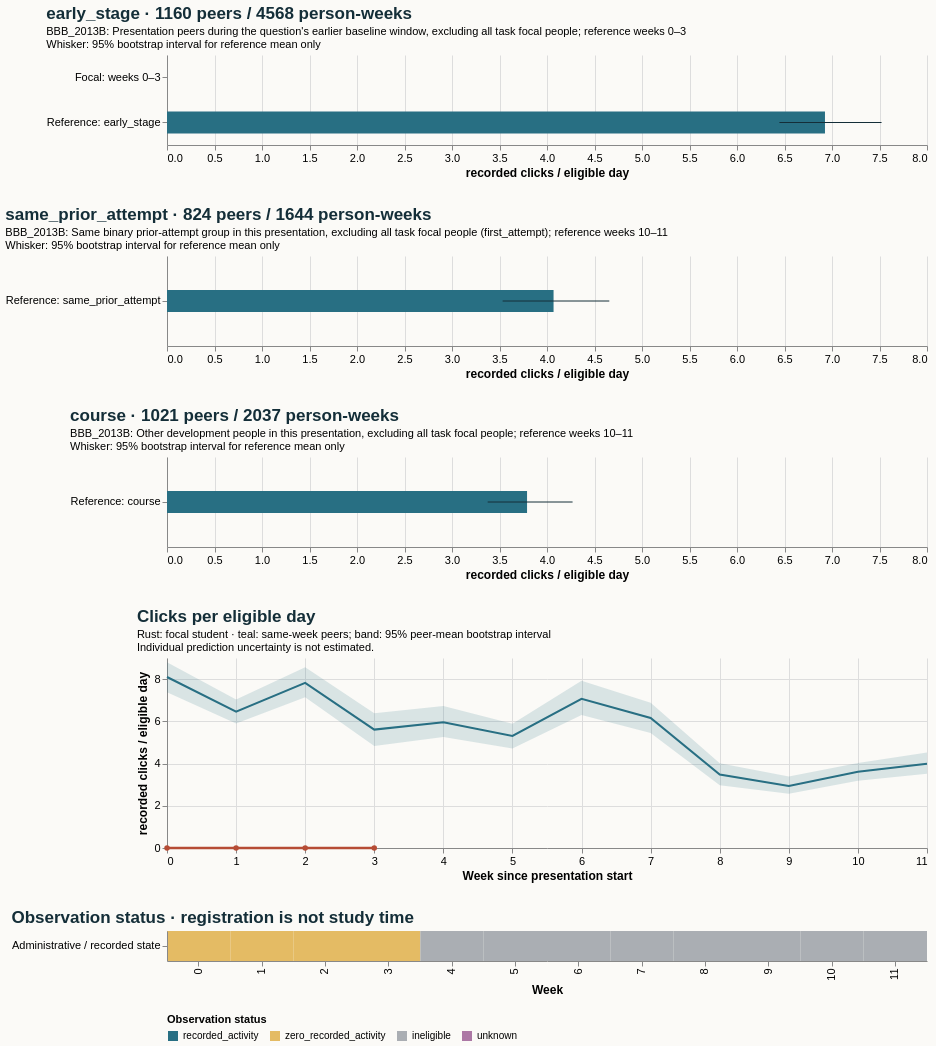

This figure's Vega-Lite source:
### Vega-Lite specification from a JSON file in a GitHub repository (floating-point values rounded to 4 significant figures)
{"$schema": "https://vega.github.io/schema/vega-lite/v5.20.1.json", "config": {"axis": {"labelFontSize": 11, "titleFontSize": 12}, "background": "#fbfaf7", "font": "sans-serif", "title": {"anchor": "start", "color": "#142e38", "fontSize": 17, "subtitleFontSize": 11}, "view": {"continuousHeight": 300, "continuousWidth": 300, "stroke": null}}, "datasets": {"data-48df08d29fc2197103df3b79484dc260": [{"hi": null, "lo": null, "series": "Focal: weeks 10–11", "value": null}, {"hi": 4.269, "lo": 3.376, "series": "Reference: course", "value": 3.79}], "data-742c6a8fb82c8370de9a3a588a9fd194": [{"eligible_days": 7.0, "end_day": 6, "logging_completeness": "unknown", "observation_status": "zero_recorded_activity", "row": "Administrative / recorded state", "score_status": "withheld_release_time_unknown", "start_day": 0, "value": 0.0, "week": 0}, {"eligible_days": 7.0, "end_day": 13, "logging_completeness": "unknown", "observation_status": "zero_recorded_activity", "row": "Administrative / recorded state", "score_status": "withheld_release_time_unknown", "start_day": 7, "value": 0.0, "week": 1}, {"eligible_days": 7.0, "end_day": 20, "logging_completeness": "unknown", "observation_status": "zero_recorded_activity", "row": "Administrative / recorded state", "score_status": "withheld_release_time_unknown", "start_day": 14, "value": 0.0, "week": 2}, {"eligible_days": 6.0, "end_day": 27, "logging_completeness": "unknown", "observation_status": "zero_recorded_activity", "row": "Administrative / recorded state", "score_status": "withheld_release_time_unknown", "start_day": 21, "value": 0.0, "week": 3}, {"eligible_days": 0.0, "end_day": 34, "logging_completeness": "unknown", "observation_status": "ineligible", "row": "Administrative / recorded state", "score_status": "withheld_release_time_unknown", "start_day": 28, "value": null, "week": 4}, {"eligible_days": 0.0, "end_day": 41, "logging_completeness": "unknown", "observation_status": "ineligible", "row": "Administrative / recorded state", "score_status": "withheld_release_time_unknown", "start_day": 35, "value": null, "week": 5}, {"eligible_days": 0.0, "end_day": 48, "logging_completeness": "unknown", "observation_status": "ineligible", "row": "Administrative / recorded state", "score_status": "withheld_release_time_unknown", "start_day": 42, "value": null, "week": 6}, {"eligible_days": 0.0, "end_day": 55, "logging_completeness": "unknown", "observation_status": "ineligible", "row": "Administrative / recorded state", "score_status": "withheld_release_time_unknown", "start_day": 49, "value": null, "week": 7}, {"eligible_days": 0.0, "end_day": 62, "logging_completeness": "unknown", "observation_status": "ineligible", "row": "Administrative / recorded state", "score_status": "withheld_release_time_unknown", "start_day": 56, "value": null, "week": 8}, {"eligible_days": 0.0, "end_day": 69, "logging_completeness": "unknown", "observation_status": "ineligible", "row": "Administrative / recorded state", "score_status": "withheld_release_time_unknown", "start_day": 63, "value": null, "week": 9}, {"eligible_days": 0.0, "end_day": 76, "logging_completeness": "unknown", "observation_status": "ineligible", "row": "Administrative / recorded state", "score_status": "withheld_release_time_unknown", "start_day": 70, "value": null, "week": 10}, {"eligible_days": 0.0, "end_day": 83, "logging_completeness": "unknown", "observation_status": "ineligible", "row": "Administrative / recorded state", "score_status": "withheld_release_time_unknown", "start_day": 77, "value": null, "week": 11}], "data-929c4fb248b72f2f45c859cddc202397": [{"hi": null, "lo": null, "series": "Focal: weeks 0–3", "value": 0.0}, {"hi": 7.522, "lo": 6.446, "series": "Reference: early_stage", "value": 6.926}], "data-c6007bf24bd4a14120402c3e3a681a74": [{"hi": null, "lo": null, "series": "Focal: weeks 10–11", "value": null}, {"hi": 4.656, "lo": 3.533, "series": "Reference: same_prior_attempt", "value": 4.069}], "data-facdaa0009b9bad667010f5da6be2049": [{"end_day": 6, "focal_value": 0.0, "peer_ci_high": 8.801, "peer_ci_low": 7.372, "peer_mean": 8.1, "peer_observations": 1159, "peer_people": 1159, "reference": "early_stage", "unit": "recorded clicks / eligible day", "week": 0}, {"end_day": 13, "focal_value": 0.0, "peer_ci_high": 7.034, "peer_ci_low": 5.894, "peer_mean": 6.456, "peer_observations": 1151, "peer_people": 1151, "reference": "early_stage", "unit": "recorded clicks / eligible day", "week": 1}, {"end_day": 20, "focal_value": 0.0, "peer_ci_high": 8.557, "peer_ci_low": 7.135, "peer_mean": 7.819, "peer_observations": 1133, "peer_people": 1133, "reference": "early_stage", "unit": "recorded clicks / eligible day", "week": 2}, {"end_day": 27, "focal_value": 0.0, "peer_ci_high": 6.383, "peer_ci_low": 4.827, "peer_mean": 5.608, "peer_observations": 1125, "peer_people": 1125, "reference": "early_stage", "unit": "recorded clicks / eligible day", "week": 3}, {"end_day": 34, "focal_value": null, "peer_ci_high": 6.723, "peer_ci_low": 5.259, "peer_mean": 5.954, "peer_observations": 1088, "peer_people": 1088, "reference": "early_stage", "unit": "recorded clicks / eligible day", "week": 4}, {"end_day": 41, "focal_value": null, "peer_ci_high": 5.881, "peer_ci_low": 4.713, "peer_mean": 5.31, "peer_observations": 1081, "peer_people": 1081, "reference": "early_stage", "unit": "recorded clicks / eligible day", "week": 5}, {"end_day": 48, "focal_value": null, "peer_ci_high": 7.923, "peer_ci_low": 6.3, "peer_mean": 7.065, "peer_observations": 1070, "peer_people": 1070, "reference": "early_stage", "unit": "recorded clicks / eligible day", "week": 6}, {"end_day": 55, "focal_value": null, "peer_ci_high": 6.886, "peer_ci_low": 5.443, "peer_mean": 6.16, "peer_observations": 1054, "peer_people": 1054, "reference": "early_stage", "unit": "recorded clicks / eligible day", "week": 7}, {"end_day": 62, "focal_value": null, "peer_ci_high": 4.01, "peer_ci_low": 2.973, "peer_mean": 3.483, "peer_observations": 1044, "peer_people": 1044, "reference": "early_stage", "unit": "recorded clicks / eligible day", "week": 8}, {"end_day": 69, "focal_value": null, "peer_ci_high": 3.382, "peer_ci_low": 2.566, "peer_mean": 2.943, "peer_observations": 1027, "peer_people": 1027, "reference": "early_stage", "unit": "recorded clicks / eligible day", "week": 9}, {"end_day": 76, "focal_value": null, "peer_ci_high": 4.032, "peer_ci_low": 3.182, "peer_mean": 3.609, "peer_observations": 1021, "peer_people": 1021, "reference": "early_stage", "unit": "recorded clicks / eligible day", "week": 10}, {"end_day": 83, "focal_value": null, "peer_ci_high": 4.522, "peer_ci_low": 3.517, "peer_mean": 3.989, "peer_observations": 1016, "peer_people": 1016, "reference": "early_stage", "unit": "recorded clicks / eligible day", "week": 11}]}, "resolve": {"scale": {"color": "independent"}}, "spacing": 28, "vconcat": [{"data": {"name": "data-929c4fb248b72f2f45c859cddc202397"}, "height": 90, "layer": [{"encoding": {"x": {"field": "value", "scale": {"domain": [0, 7.898], "zero": true}, "title": "recorded clicks / eligible day", "type": "quantitative"}, "y": {"field": "series", "sort": null, "title": null, "type": "nominal"}}, "mark": {"color": "#286f83", "size": 22, "type": "bar"}}, {"encoding": {"x": {"field": "lo", "type": "quantitative"}, "x2": {"field": "hi"}, "y": {"field": "series", "sort": null, "title": null, "type": "nominal"}}, "mark": {"color": "#142e38", "type": "rule"}}], "title": {"subtitle": ["BBB_2013B: Presentation peers during the question's earlier baseline window, excluding all task focal people; reference weeks 0–3", "Whisker: 95% bootstrap interval for reference mean only"], "text": "early_stage · 1160 peers / 4568 person-weeks"}, "width": 760}, {"data": {"name": "data-c6007bf24bd4a14120402c3e3a681a74"}, "height": 90, "layer": [{"encoding": {"x": {"field": "value", "scale": {"domain": [0, 7.898], "zero": true}, "title": "recorded clicks / eligible day", "type": "quantitative"}, "y": {"field": "series", "sort": null, "title": null, "type": "nominal"}}, "mark": {"color": "#286f83", "size": 22, "type": "bar"}}, {"encoding": {"x": {"field": "lo", "type": "quantitative"}, "x2": {"field": "hi"}, "y": {"field": "series", "sort": null, "title": null, "type": "nominal"}}, "mark": {"color": "#142e38", "type": "rule"}}], "title": {"subtitle": ["BBB_2013B: Same binary prior-attempt group in this presentation, excluding all task focal people (first_attempt); reference weeks 10–11", "Whisker: 95% bootstrap interval for reference mean only"], "text": "same_prior_attempt · 824 peers / 1644 person-weeks"}, "width": 760}, {"data": {"name": "data-48df08d29fc2197103df3b79484dc260"}, "height": 90, "layer": [{"encoding": {"x": {"field": "value", "scale": {"domain": [0, 7.898], "zero": true}, "title": "recorded clicks / eligible day", "type": "quantitative"}, "y": {"field": "series", "sort": null, "title": null, "type": "nominal"}}, "mark": {"color": "#286f83", "size": 22, "type": "bar"}}, {"encoding": {"x": {"field": "lo", "type": "quantitative"}, "x2": {"field": "hi"}, "y": {"field": "series", "sort": null, "title": null, "type": "nominal"}}, "mark": {"color": "#142e38", "type": "rule"}}], "title": {"subtitle": ["BBB_2013B: Other development people in this presentation, excluding all task focal people; reference weeks 10–11", "Whisker: 95% bootstrap interval for reference mean only"], "text": "course · 1021 peers / 2037 person-weeks"}, "width": 760}, {"data": {"name": "data-facdaa0009b9bad667010f5da6be2049"}, "height": 190, "layer": [{"encoding": {"x": {"axis": {"tickMinStep": 1}, "field": "week", "title": "Week since presentation start", "type": "quantitative"}, "y": {"field": "peer_ci_low", "scale": {"zero": true}, "title": "recorded clicks / eligible day", "type": "quantitative"}, "y2": {"field": "peer_ci_high"}}, "mark": {"color": "#286f83", "opacity": 0.16, "type": "area"}}, {"encoding": {"tooltip": [{"field": "week", "type": "quantitative"}, {"field": "peer_mean", "type": "quantitative"}, {"field": "peer_people", "type": "quantitative"}, {"field": "peer_observations", "type": "quantitative"}], "x": {"field": "week", "type": "quantitative"}, "y": {"field": "peer_mean", "type": "quantitative"}}, "mark": {"color": "#286f83", "strokeWidth": 2, "type": "line"}}, {"encoding": {"tooltip": [{"field": "week", "type": "quantitative"}, {"field": "focal_value", "type": "quantitative"}], "x": {"field": "week", "type": "quantitative"}, "y": {"field": "focal_value", "type": "quantitative"}}, "mark": {"color": "#b64c35", "point": {"color": "#b64c35"}, "strokeWidth": 2.5, "type": "line"}}], "title": {"subtitle": ["Rust: focal student · teal: same-week peers; band: 95% peer-mean bootstrap interval", "Individual prediction uncertainty is not estimated."], "text": "Clicks per eligible day"}, "width": 760}, {"data": {"name": "data-742c6a8fb82c8370de9a3a588a9fd194"}, "encoding": {"color": {"field": "observation_status", "legend": {"labelLimit": 260, "orient": "bottom"}, "scale": {"domain": ["recorded_activity", "zero_recorded_activity", "ineligible", "unknown"], "range": ["#286f83", "#e4bb64", "#aaaeb3", "#ac78a5"]}, "title": "Observation status", "type": "nominal"}, "tooltip": [{"field": "week", "type": "quantitative"}, {"field": "eligible_days", "type": "quantitative"}, {"field": "observation_status", "type": "nominal"}, {"field": "logging_completeness", "type": "nominal"}], "x": {"field": "week", "title": "Week", "type": "ordinal"}, "y": {"field": "row", "title": null, "type": "nominal"}}, "height": 30, "mark": {"type": "rect"}, "title": "Observation status · registration is not study time", "width": 760}]}
